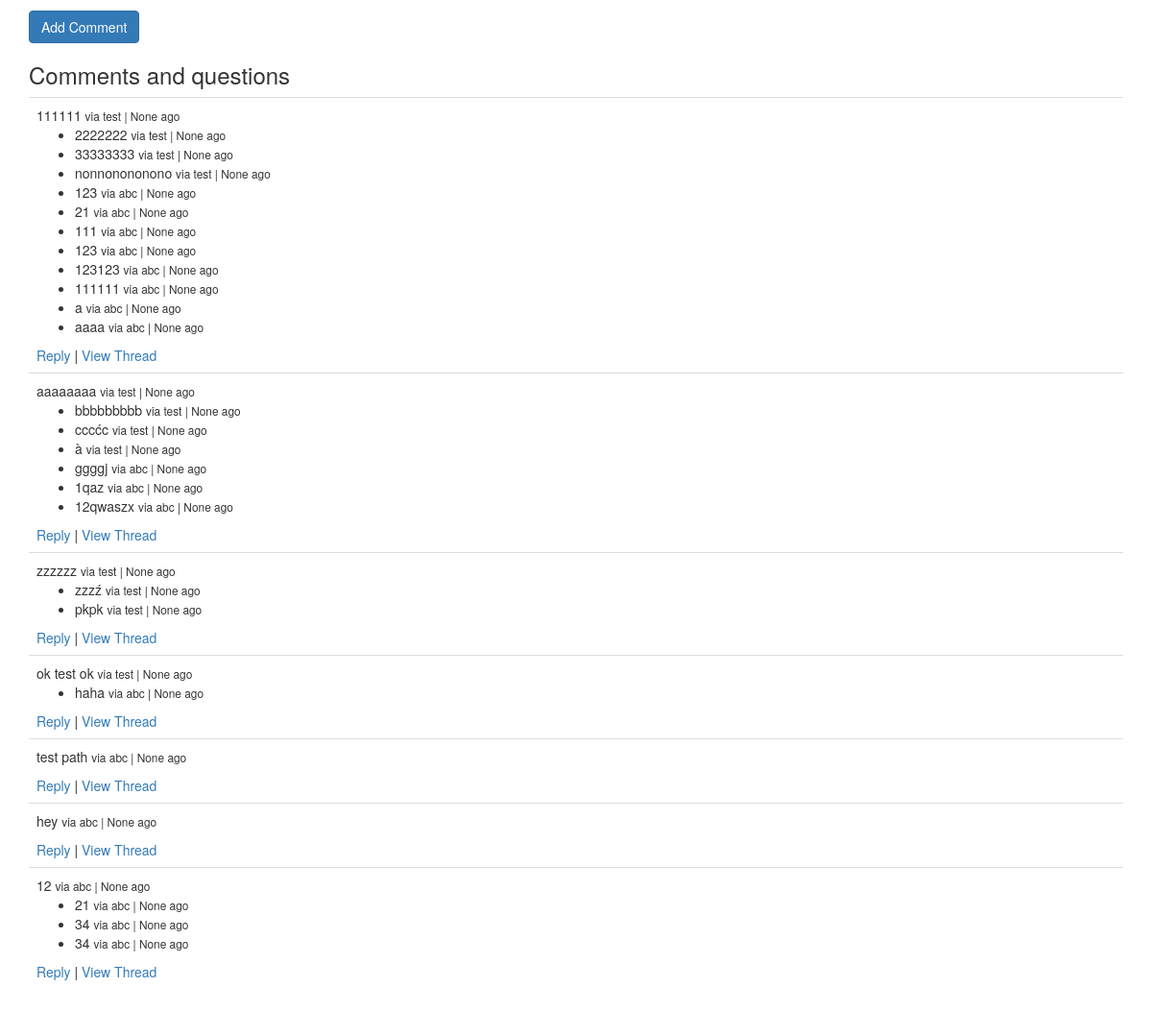
/projects/pycon-2016/dwight-hubbard-keeping-cool-using-a-raspberry-pi-to-create-a-networked-temperature-sensor/ (signed in, lower part), run on an earlier commit of the app's database.
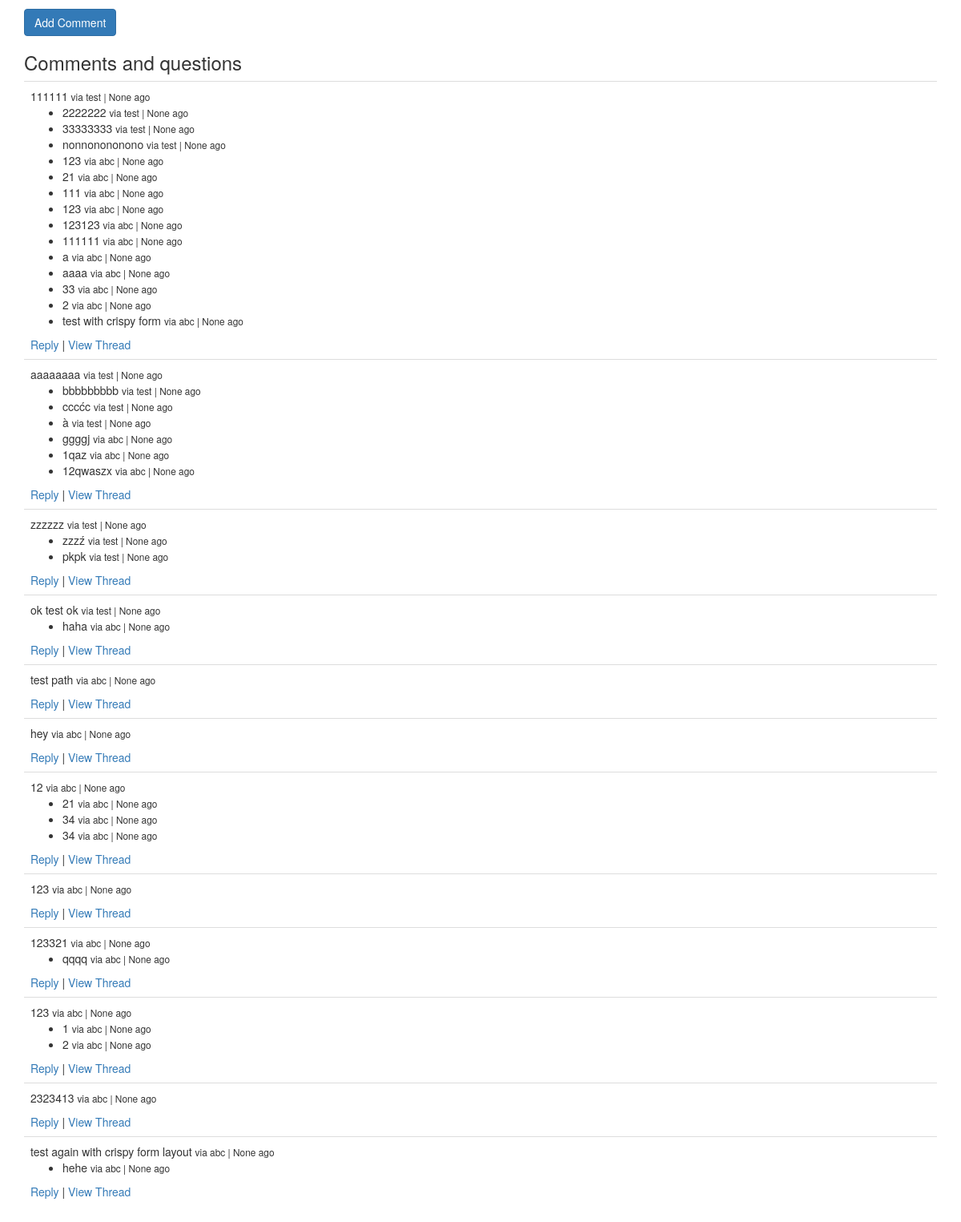
And on a later commit of the database.
### comment/models.py (models this page shows, shortened)
class Comment(models.Model):
    text = models.TextField()
    author = models.ForeignKey(MyUser)
    parent = models.ForeignKey('self', null=True, blank=True)
    video = models.ForeignKey(Video, null=True, blank=True)
    path = models.CharField(max_length=512)
    timestamp = models.DateTimeField(auto_now=False,auto_now_add=True)
    updated = models.DateTimeField(auto_now=True,auto_now_add=False)
    active = models.BooleanField(default=True)
    objects = CommentManager()
    @property
    def get_comment(self):
        return self.text
    @property
    def is_child(self):
        if self.parent is not None:return True
        else: return False
    @property
    def get_children(self):
        if self.is_child:
            return None
        else:
            return Comment.objects.filter(parent=self)
    @property
    def get_origin(self):
        return self.path
    def get_absolute_url(self):
        return reverse('comment_thread', kwargs={'pk':self.id})

### account/models.py (models this page shows, shortened)
class MyUser(AbstractBaseUser):
    username = models.CharField(
        max_length=255,
        unique=True,)
    email = models.EmailField(
        max_length=255,
        unique=True,
    )
    first_name = models.CharField(
        max_length=255,
        null=True,
        blank=True)
    last_name = models.CharField(
        max_length=255,
        null=True,
        blank=True)
    is_member = models.BooleanField(default=False)
    is_active = models.BooleanField(default=True)
    is_admin = models.BooleanField(default=False)
    objects = MyUserManager()
    USERNAME_FIELD = 'username'
    REQUIRED_FIELDS = ['email']

### video/views.py (the view)
@login_required
def video_detail(request,cat_slug,vid_slug):
    try:
        Category.objects.get(slug=cat_slug)
    except:
        return Http404
    try:
        obj = Video.objects.get(slug=vid_slug)
        comments = obj.comment_set.all()
        comment_form = CommentForm(request.POST or None)
        return render(request, 'video/video_detail.html', {
            'object':obj,
            'comments':comments,
            'comment_form':comment_form,
            })
    except:
        return Http404

### comment/forms.py
class CommentForm(forms.Form):
    text = forms.CharField(
        widget=forms.Textarea(attrs={
            'placeholder': 'Your comment or reply',})
        )
    def __init__(self, *args, **kwargs):
        super(CommentForm, self).__init__(*args, **kwargs)
        self.helper = FormHelper()
        self.helper.form_show_labels = False
        self.helper.layout = Layout(
            'text',
            ButtonHolder(
                Submit('submit', 'Add Comment', css_class='btn-primary'),
                )
            )

### comment/models.py (called while the page is built)
    def all(self):
        return self.filter(active=True).filter(parent=None)

    def get_queryset(self):
        return CommentQuerySet(self.model, using=self._db)

    def all(self):
        return self.get_queryset().all()

### video/models.py (called while the page is built)
    def get_queryset(self):
        return VideoQuerySet(self.model, using=self._db)

    def get_absolute_url(self):
        return reverse('video_detail', kwargs={'vid_slug': self.slug,
                                                'cat_slug':self.category.slug })

    def get_share_message(self):
        share_message = "%s %s" %(self.share_message, self.get_full_url())
        return urllib2.quote(share_message)

### templates/video/video_detail.html (shortened to what this page needs)
{% extends 'base.html' %}
{% load humanize %}
{% load crispy_forms_tags %}
{% block content %}
<br/>
<div class="row">
  <div class="col-sm-12">
      <form method="post" action="{% url 'comment_create' %}">{% csrf_token %}
        {% crispy comment_form %}
      </form>
  </div>
  <div class="col-sm-12">
    <h3>Comments and questions</h3>
    <table class="table">
    {% for comment in comments %} {% comment %} this is parent comment {% endcomment %}
    <tr><td>{{ comment.get_comment }}
    <small> via {{ comment.author }} | {{ comment.timestamp|naturaltime  }} ago </small>
        {% if not comment.is_child %}
            <ul>
            {% for child in  comment.get_children %}
            <li>{{ child.get_comment }}
            <small> via {{ child.author }} | {{ child.timestamp|naturaltime }} ago </small>
            </li>
            {% endfor %}
            </ul>
        <a href="#" class="reply_link">Reply</a> | <a href="{{ comment.get_absolute_url }}" class="view_thread">View Thread</a>
        {% endif %}
    </td></tr>
    {% endfor %}
    </table>
  </div>
</div>
{% endblock %}

What changed in the data, as far as the page shows it:
added Comment: get_comment "33", author "abc", timestamp "None", shown under "111111"
added Comment: get_comment "2", author "abc", timestamp "None", shown under "111111"
added Comment: get_comment "test with crispy form", author "abc", timestamp "None", shown under "111111"
added Comment: get_comment "123", author "abc", timestamp "None", shown under "Comments and questions"
added Comment: get_comment "123321", author "abc", timestamp "None", shown under "Comments and questions"
added Comment: get_comment "qqqq", author "abc", timestamp "None", shown under "123321"
added Comment: get_comment "123", author "abc", timestamp "None", shown under "Comments and questions"
added Comment: get_comment "1", author "abc", timestamp "None", shown under "123"
added Comment: get_comment "2", author "abc", timestamp "None", shown under "123"
added Comment: get_comment "2323413", author "abc", timestamp "None", shown under "Comments and questions"
added Comment: get_comment "test again with crispy form layout", author "abc", timestamp "None", shown under "Comments and questions"
added Comment: get_comment "hehe", author "abc", timestamp "None", shown under "test again with crispy form layout"
